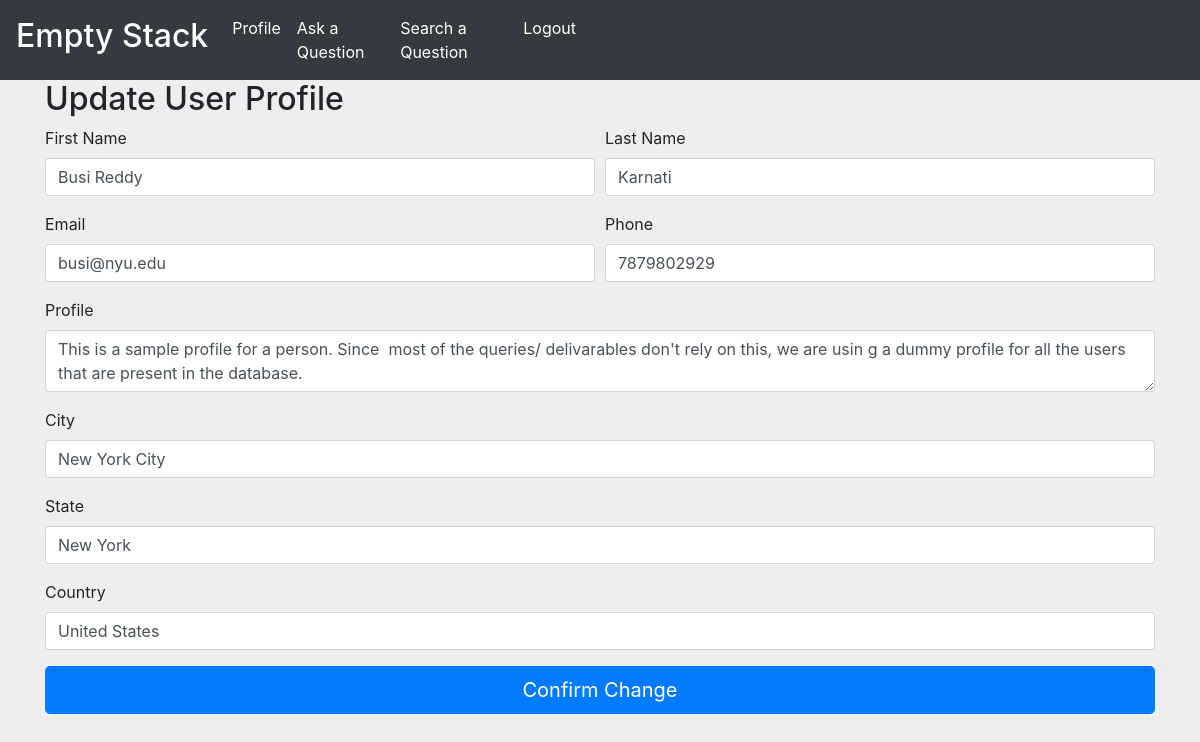
The app's page /edit-profile (signed in) with its own data.
### app.py (models this page shows)
class Users(db.Model):
    userid = db.Column(db.Integer, primary_key=True, autoincrement=True)
    username = db.Column(db.String, unique=True)
    firstname = db.Column(db.String)
    lastname = db.Column(db.String)
    email = db.Column(db.String)
    phone = db.Column(db.String)
    profile = db.Column(db.Text)
    rating = db.Column(db.Integer, default=0)
    city = db.Column(db.String)
    state = db.Column(db.String)
    country = db.Column(db.String)

### app.py (the view, shortened to what this page needs)
@app.route('/edit-profile', methods=['POST', 'GET'])
def edit_profile():
    user = Users.query.filter_by(userid=session.get('userid')).first()
    form = UpdateProfileForm()
    form.firstname.data = user.firstname
    form.lastname.data = user.lastname
    form.email.data = user.email
    form.phone.data = user.phone
    form.city.data = user.city
    form.state.data = user.state
    form.country.data = user.country
    form.profile.data = user.profile
    return render_template('edit_profile.html', form=form)

### app.py
class UpdateProfileForm(FlaskForm):
    firstname = StringField('First Name', validators=[InputRequired()])
    lastname = StringField('Last Name', validators=[InputRequired()])
    email = StringField('Email', validators=[InputRequired()])
    phone = StringField('Phone', validators=[InputRequired()])
    city = StringField('City', validators=[InputRequired()])
    state = StringField('State', validators=[InputRequired()])
    country = StringField('Country', validators=[InputRequired()])
    profile = TextAreaField('Profile', validators=[InputRequired()])

### templates/edit_profile.html (shortened to what this page needs)
{% extends "base.html" %}
{% import "bootstrap/wtf.html" as wtf %}
{% block styles %}
    <link rel="stylesheet" href="{{url_for('.static', filename='css/login.css')}}">
{% endblock %}
{% block content %}
    <div class="container">
        <form class="form" method="POST" action="/edit-profile">
            <h2>Update User Profile</h2>
            <div class="form-row">
                <div class="col">
                    {{ wtf.form_field(form.firstname) }}
                </div>
                <div class="col">
                    {{ wtf.form_field(form.lastname) }}
                </div>
            </div>
            <div class="form-row">
                <div class="col">
                    {{ wtf.form_field(form.email) }}
                </div>
                <div class="col">
                    {{ wtf.form_field(form.phone) }}
                </div>
            </div>
            {{ wtf.form_field(form.profile) }}
            {{ wtf.form_field(form.city) }}
            {{ wtf.form_field(form.state) }}
            {{ wtf.form_field(form.country) }}
            <button class="btn btn-lg btn-primary btn-block" type="submit">Confirm Change</button>
        </form>
    </div>
{% endblock %}

### static/css/login.css (style rules this page uses)
body { padding-top: 40px; padding-bottom: 40px; background-color: #eee; }

### records on screen
Users: firstname "Busi Reddy", lastname "Karnati", email "busi@nyu.edu", phone "7879802929", profile "This is a sample profile for a person. Since most of the queries/ delivarables don't rely on this, we are usin g a dummy profile for all the users that are present in the database.", city "New York City", state "New York", country "United States"
